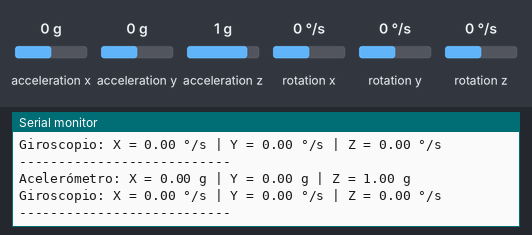
A program run on a simulated ESP32. On the bench: the last lines printed to the serial monitor. The inputs (shaded band) are chosen by the test bench; at power-on: acceleration x 0 g, acceleration y 0 g, acceleration z 1 g, rotation x 0 °/s, rotation y 0 °/s, rotation z 0 °/s.

Above: at 1.2 s.
1.3 s: acceleration x set to -1.4 g
At 2.6 s:
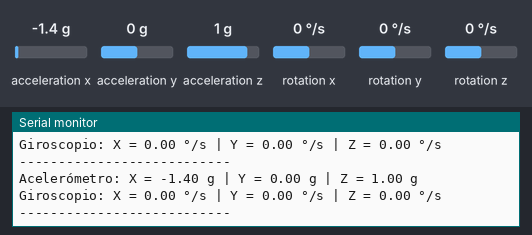
2.8 s: acceleration y set to -1.4 g
At 3.9 s:
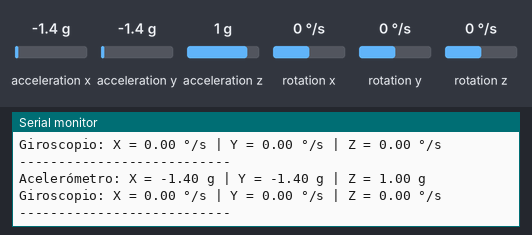
4.3 s: acceleration z set to -1.4 g
At 5.6 s:
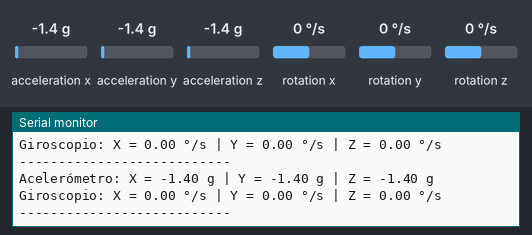
5.8 s: rotation x set to -192 °/s
At 6.9 s:
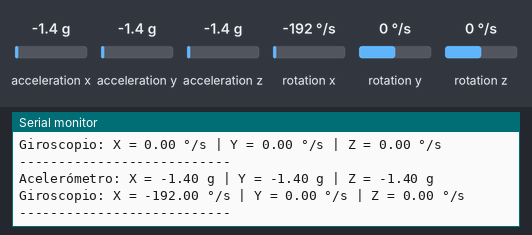
7.3 s: rotation y set to -192 °/s
At 8.4 s:
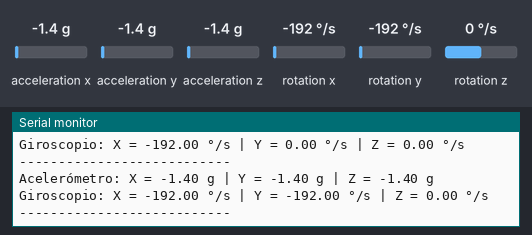

The program:

main.cpp
```cpp
// Incluye las bibliotecas necesarias
#include <Wire.h>
#include "I2Cdev.h"
#include "MPU6050.h"

// Crear una instancia del MPU6050
MPU6050 mpu;

// Variables para almacenar los datos del sensor
int16_t ax, ay, az;
int16_t gx, gy, gz;

void setup() {
    // Iniciar la comunicación serial a 115200 baudios
    Serial.begin(115200);
    while (!Serial) {
        ; // Espera a que el puerto serie esté listo
    }

    // Iniciar la comunicación I2C
    Wire.begin();

    // Inicializar el MPU6050
    Serial.println("Inicializando MPU6050...");
    mpu.initialize();

    // Verificar la conexión con el MPU6050
    if (mpu.testConnection()) {
        Serial.println("Conexión exitosa con MPU6050");
    } else {
        Serial.println("Fallo en la conexión con MPU6050");
        while (1) {
            // Detener la ejecución si no hay conexión
        }
    }

    // Opcional: Calibrar el sensor (descomentar si es necesario)
    // mpu.CalibrateAccel(6);
    // mpu.CalibrateGyro(6);
    // mpu.PrintActiveOffsets();
}

void loop() {
    // Leer los datos de aceleración y giroscopio
    mpu.getMotion6(&ax, &ay, &az, &gx, &gy, &gz);

    // Convertir los valores a unidades físicas
    float accX = ax / 16384.0;  // Conversión para ±2g
    float accY = ay / 16384.0;
    float accZ = az / 16384.0;

    float gyroX = gx / 131.0;    // Conversión para ±250°/s
    float gyroY = gy / 131.0;
    float gyroZ = gz / 131.0;

    // Mostrar los valores convertidos en el monitor serial
    Serial.print("Acelerómetro: ");
    Serial.print("X = "); Serial.print(accX, 2);
    Serial.print(" g | Y = "); Serial.print(accY, 2);
    Serial.print(" g | Z = "); Serial.print(accZ, 2); Serial.println(" g");

    Serial.print("Giroscopio: ");
    Serial.print("X = "); Serial.print(gyroX, 2);
    Serial.print(" °/s | Y = "); Serial.print(gyroY, 2);
    Serial.print(" °/s | Z = "); Serial.print(gyroZ, 2); Serial.println(" °/s");

    Serial.println("---------------------------");

    // Esperar 1 segundo antes de la próxima lectura
    delay(1000);
}
```

Measured:
- after the input at 1.3 s, the serial monitor: prints a new line after 0.73 s (image 1)
- after the input at 2.8 s, the serial monitor: prints a new line after 0.24 s (image 2)
- after the input at 4.3 s, the serial monitor: prints a new line after 0.76 s (image 3)
- after the input at 5.8 s, the serial monitor: prints a new line after 0.27 s (image 4)
- after the input at 7.3 s, the serial monitor: prints a new line after 0.79 s (image 5)
